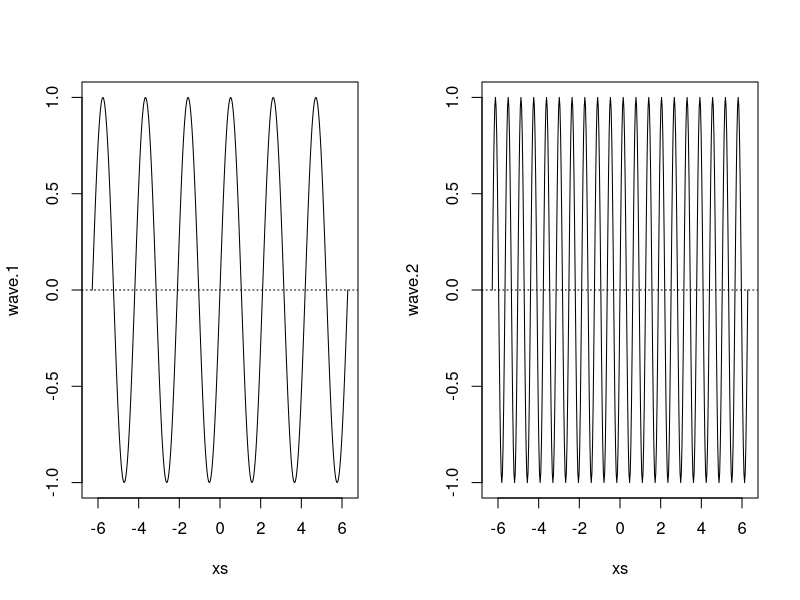
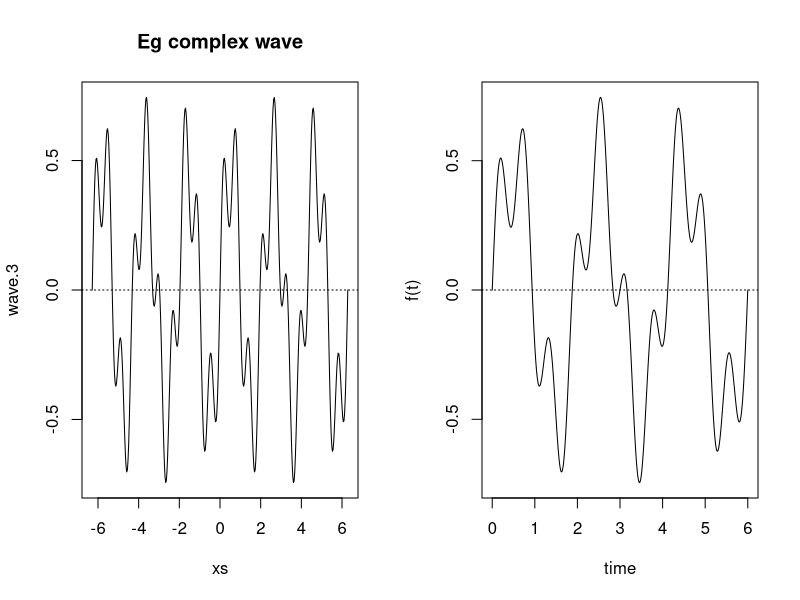
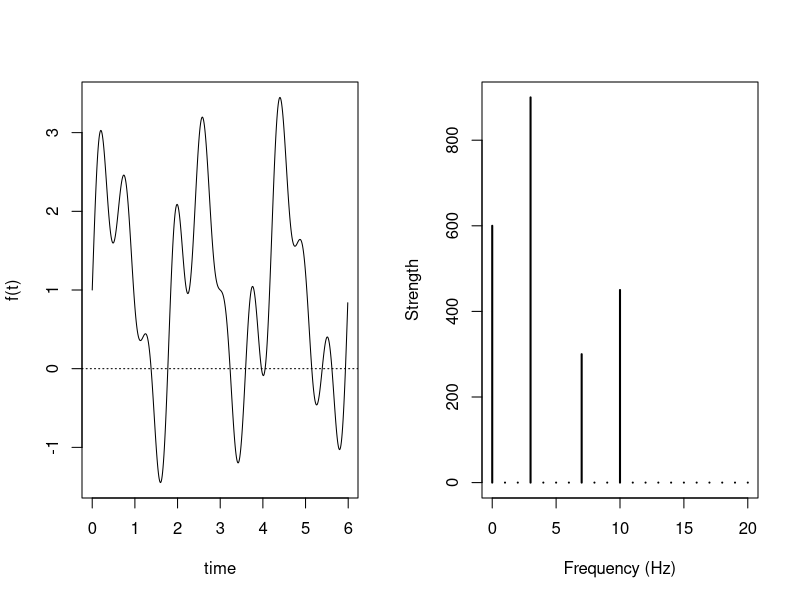

Write R code to recreate these figures, in order. (Note: this script raises an error after producing the figures.)
#Here’s a R function for plotting trajectories given a fourier series:

plot.fourier <- function(fourier.series, f.0, ts) {
  w <- 2*pi*f.0
  trajectory <- sapply(ts, function(t) fourier.series(t,w))
  plot(ts, trajectory, type="l", xlab="time", ylab="f(t)"); abline(h=0,lty=3)
}


f <- function(t,w) { 
  dc.component + 
    sum( component.strength * sin(component.freqs*w*t + component.delay)) 
}

#plot.frequency.spectrum() plot a frequency spectrum of a given XkXk
plot.frequency.spectrum <- function(X.k, xlimits=c(0,length(X.k))) {
  plot.data  <- cbind(0:(length(X.k)-1), Mod(X.k))
  
  # TODO: why this scaling is necessary?
  plot.data[2:length(X.k),2] <- 2*plot.data[2:length(X.k),2] 
  
  plot(plot.data, t="h", lwd=2, main="", 
       xlab="Frequency (Hz)", ylab="Strength", 
       xlim=xlimits, ylim=c(0,max(Mod(plot.data[,2]))))
}



#Two examples of sine waves:
xs <- seq(-2*pi,2*pi,pi/100)
wave.1 <- sin(3*xs)
wave.2 <- sin(10*xs)
par(mfrow = c(1, 2))
plot(xs,wave.1,type="l",ylim=c(-1,1)); abline(h=0,lty=3)
plot(xs,wave.2,type="l",ylim=c(-1,1)); abline(h=0,lty=3)
#which can be linearly combined into a complex wave:
wave.3 <- 0.5 * wave.1 + 0.25 * wave.2
plot(xs,wave.3,type="l"); title("Eg complex wave"); abline(h=0,lty=3)


#And the plotting of equation f(t)=0.5×sin(3wt)+0.25×sin(10wt)f(t)=0.5×sin(3wt)+0.25×sin(10wt):

acq.freq <- 100                    # data acquisition frequency (Hz)
time     <- 6                      # measuring time interval (seconds)
ts       <- seq(0,time,1/acq.freq) # vector of sampling time-points (s) 
f.0      <- 1/time                 # fundamental frequency (Hz)

dc.component       <- 0
component.freqs    <- c(3,10)      # frequency of signal components (Hz)
component.delay    <- c(0,0)       # delay of signal components (radians)
component.strength <- c(.5,.25)    # strength of signal components

plot.fourier(f,f.0,ts)   

#Here are two egs of use, a stationary and an increasing trajectory:

library(stats)
fft(c(1,1,1,1)) / 4  # to normalize
## [1] 1+0i 0+0i 0+0i 0+0i
fft(1:4) / 4  
## [1]  2.5+0.0i -0.5+0.5i -0.5+0.0i -0.5-0.5i



#Let’s try with one eg. We’ll make a trajectory given the following complex wave

#f(t)=2+0.75×sin(3wt)+0.25×sin(7wt)+0.5×sin(10wt)
#f(t)=2+0.75×sin(3wt)+0.25×sin(7wt)+0.5×sin(10wt)

acq.freq <- 100                    # data acquisition (sample) frequency (Hz)
time     <- 6                      # measuring time interval (seconds)
ts       <- seq(0,time-1/acq.freq,1/acq.freq) # vector of sampling time-points (s) 
f.0 <- 1/time

dc.component <- 1
component.freqs <- c(3,7,10)        # frequency of signal components (Hz)
component.delay <- c(0,0,0)         # delay of signal components (radians)
component.strength <- c(1.5,.5,.75) # strength of signal components

plot.fourier(f,f.0,ts=ts)


#Let’s assume that we don’t know the functional form of trajectory, we only have its contents, the period and the sampling time points:

w <- 2*pi*f.0
trajectory <- sapply(ts, function(t) f(t,w))
head(trajectory,n=30)
##  [1] 1.000000 1.162132 1.323161 1.481997 1.637568 1.788836 1.934801
##  [8] 2.074515 2.207089 2.331703 2.447610 2.554146 2.650736 2.736896
## [15] 2.812242 2.876489 2.929454 2.971057 3.001324 3.020382 3.028458
## [22] 3.025877 3.013056 2.990502 2.958803 2.918623 2.870694 2.815807
## [29] 2.754805 2.688575
#So, given that trajectory we can find where the frequency peaks are:

X.k <- fft(trajectory)                   # find all harmonics with fft()
plot.frequency.spectrum(X.k, xlimits=c(0,20))


#And if we only had the frequency peaks we could rebuild the signal:

x.n <- get.trajectory(X.k,ts,acq.freq) / acq.freq  # TODO: why the scaling?
plot(ts,x.n, type="l"); abline(h=0,lty=3)
points(ts,trajectory,col="red",type="l") # compare with original

